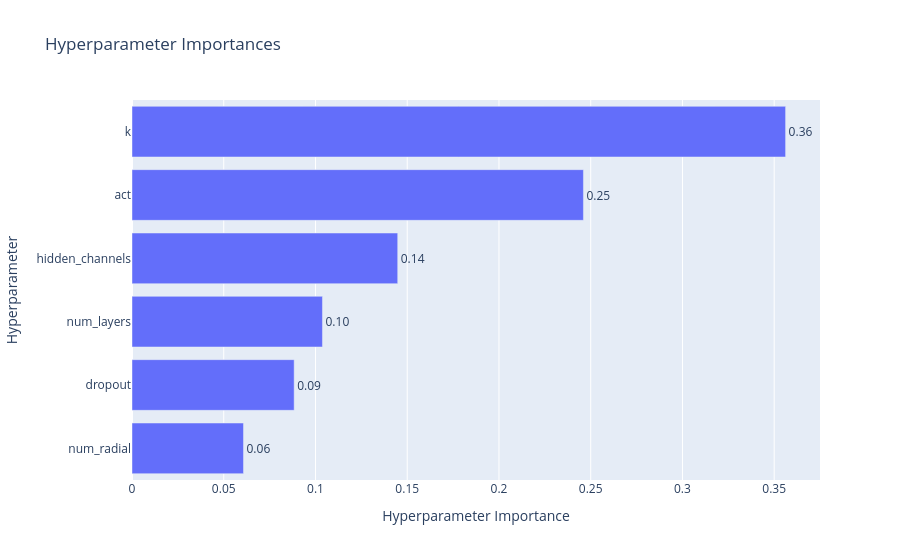

The code cell stored with this chart in its notebook:
### Code cell
optuna.visualization.plot_param_importances(study).show()

### Figure 1 — Plotly figure (JSON) as saved in the notebook; plotly's stock layout.template omitted (floating-point values rounded to 4 significant figures)
{"data": [{"cliponaxis": false, "hovertemplate": ["num_radial (IntDistribution): 0.06075516963764108<extra></extra>", "dropout (FloatDistribution): 0.08837923124273304<extra></extra>", "num_layers (IntDistribution): 0.10380367215812815<extra></extra>", "hidden_channels (CategoricalDistribution): 0.1448187175031778<extra></extra>", "act (CategoricalDistribution): 0.2460300801933065<extra></extra>", "k (IntDistribution): 0.3562131292650135<extra></extra>"], "name": "Objective Value", "orientation": "h", "text": ["0.06", "0.09", "0.10", "0.14", "0.25", "0.36"], "textposition": "outside", "type": "bar", "x": [0.06076, 0.08838, 0.1038, 0.1448, 0.246, 0.3562], "y": ["num_radial", "dropout", "num_layers", "hidden_channels", "act", "k"]}], "layout": {"title": {"text": "Hyperparameter Importances"}, "xaxis": {"title": {"text": "Hyperparameter Importance"}}, "yaxis": {"title": {"text": "Hyperparameter"}}}}
